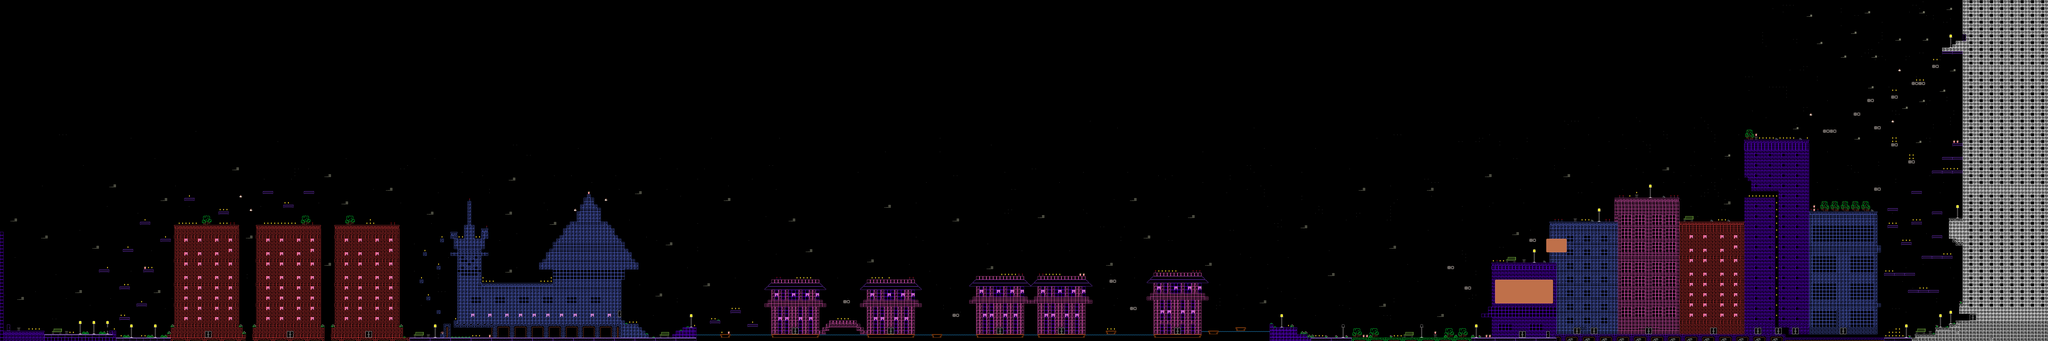

Rendered tile map (Tiled .tmx) drawn with the repository's tilesets; below, a short description and the map source with its tile grids summarised:
An orthogonal 600x100 tile map with 16x16 px tiles, 2 tile layers (Background, Graphics), 2 tilesets and 493 objects.

<map version="1.5" tiledversion="1.7.2" orientation="orthogonal" renderorder="right-down" width="600" height="100" tilewidth="16" tileheight="16" infinite="0" nextlayerid="13" nextobjectid="543">
 <tileset firstgid="1" source="Retro-Lines-Tiles-transparent.tsx" />
 <tileset firstgid="841" source="more_sprites.tsx" />
 <layer id="1" name="Background" width="600" height="100">
  <data>[60000 cells, 60000 non-empty, 2 distinct tile ids]</data>
 </layer>
 <layer id="2" name="Graphics" width="600" height="100">
  <data>[60000 cells, 12945 non-empty, 177 distinct tile ids]</data>
 </layer>
 <objectgroup id="3" name="Ground">
  <object id="1" x="0" y="1088" width="16" height="512" />
  <object id="2" x="16" y="1552" width="192" height="48" />
  <object id="3" x="208" y="1568" width="336" height="32" />
  <object id="4" x="512" y="1552" width="32" height="16" />
  <object id="5" x="544" y="1584" width="256" height="16" />
  <object id="6" x="784" y="1568" width="368" height="32" />
  <object id="7" x="800" y="1536" width="336" height="32" />
  <object id="8" x="816" y="1056" width="304" height="480" />
  <object id="9" x="560" y="1488" width="48" height="16" />
  <object id="10" x="640" y="1424" width="48" height="16" />
  <object id="11" x="560" y="1344" width="48" height="16" />
  <object id="12" x="464" y="1264" width="48" height="16" />
  <object id="14" x="576" y="1168" width="48" height="16" />
  <object id="15" x="672" y="1264" width="48" height="16" />
  <object id="16" x="752" y="1120" width="48" height="16" />
  <object id="17" x="656" y="1040" width="48" height="16" />
  <object id="18" x="864" y="928" width="48" height="16" />
  <object id="19" x="1024" y="992" width="48" height="16" />
  <object id="20" x="1232" y="896" width="48" height="16" />
  <object id="21" x="1328" y="960" width="48" height="16" />
  <object id="22" x="1424" y="896" width="48" height="16" />
  <object id="23" x="1200" y="1056" width="304" height="480" />
  <object id="24" x="1184" y="1536" width="336" height="64" />
  <object id="25" x="1568" y="1056" width="304" height="496" />
  <object id="30" x="1552" y="1536" width="336" height="64" />
  <object id="31" x="2064" y="1120" width="16" height="16" />
  <object id="32" x="1984" y="1184" width="16" height="16" />
  <object id="33" x="2048" y="1248" width="16" height="16" />
  <object id="34" x="1968" y="1312" width="16" height="16" />
  <object id="35" x="2000" y="1392" width="16" height="16" />
  <object id="36" x="2048" y="1456" width="16" height="16" />
  <object id="37" x="2192" y="944" width="16" height="112" />
  <object id="38" x="2176" y="1056" width="48" height="128" />
  <object id="39" x="2112" y="1088" width="32" height="32" />
  <object id="40" x="2128" y="1120" width="48" height="48" />
  <object id="41" x="2224" y="1120" width="48" height="48" />
  <object id="42" x="2256" y="1072" width="32" height="48" />
  <object id="44" x="2144" y="1168" width="32" height="16" />
  <object id="45" x="2224" y="1168" width="32" height="16" />
  <object id="46" x="2112" y="1184" width="176" height="16" />
  <object id="47" x="2144" y="1200" width="112" height="304" />
  <object id="48" x="1888" y="1584" width="1376" height="16" />
  <object id="49" x="2064" y="1568" width="16" height="16" />
  <object id="50" x="2080" y="1520" width="32" height="64" />
  <object id="51" x="2128" y="1504" width="800" height="16" />
  <object id="53" x="2304" y="1520" width="688" height="64" />
  <object id="54" x="2992" y="1536" width="16" height="48" />
  <object id="56" x="3008" y="1552" width="16" height="32" />
  <object id="57" x="3024" y="1568" width="16" height="16" />
  <object id="58" x="2128" y="1520" width="176" height="16" />
  <object id="60" x="2256" y="1328" width="640" height="176" />
  <object id="61" x="2896" y="1488" width="16" height="16" />
  <object id="62" x="2896" y="1312" width="16" height="144" />
  <object id="63" x="2592" y="1312" width="304" height="16" />
  <object id="64" x="2592" y="1264" width="336" height="48" />
  <object id="65" x="2528" y="1232" width="464" height="32" />
  <object id="66" x="2544" y="1216" width="432" height="16" />
  <object id="67" x="2560" y="1184" width="400" height="32" />
  <object id="69" x="2576" y="1168" width="368" height="16" />
  <object id="70" x="2592" y="1136" width="336" height="32" />
  <object id="71" x="2608" y="1120" width="304" height="16" />
  <object id="72" x="2624" y="1104" width="272" height="16" />
  <object id="73" x="2640" y="1072" width="240" height="32" />
  <object id="74" x="2656" y="1056" width="208" height="16" />
  <object id="75" x="2672" y="1040" width="176" height="16" />
  <object id="76" x="2704" y="992" width="112" height="48" />
  <object id="77" x="2720" y="960" width="80" height="16" />
  <object id="78" x="2720" y="976" width="96" height="16" />
  <object id="79" x="2736" y="928" width="48" height="32" />
  <object id="80" x="2752" y="912" width="16" height="16" />
  <object id="81" x="3200" y="1536" width="64" height="48" />
  <object id="82" x="3168" y="1552" width="32" height="32" />
  <object id="83" x="3152" y="1568" width="16" height="16" />
  <object id="84" x="3328" y="1504" width="48" height="16" />
  <object id="85" x="3376" y="1568" width="48" height="16" />
  <object id="86" x="3424" y="1456" width="48" height="16" />
  <object id="87" x="3504" y="1520" width="48" height="16" />
  <object id="88" x="3616" y="1360" width="224" height="208" />
  <object id="89" x="3616" y="1568" width="224" height="16" />
  <object id="90" x="3600" y="1408" width="16" height="32" />
  <object id="91" x="3584" y="1424" width="16" height="16" />
  <object id="92" x="3840" y="1408" width="16" height="32" />
  <object id="93" x="3856" y="1424" width="16" height="16" />
  <object id="94" x="3616" y="1312" width="224" height="48" />
  <object id="95" x="3600" y="1344" width="16" height="16" />
  <object id="96" x="3840" y="1344" width="16" height="16" />
  <object id="97" x="3600" y="1328" width="16" height="16" />
  <object id="100" x="3584" y="1344" width="16" height="16" />
  <object id="101" x="3840" y="1328" width="16" height="16" />
  <object id="102" x="3856" y="1344" width="16" height="16" />
  <object id="103" x="3888" y="1504" width="128" height="32" />
  <object id="104" x="3872" y="1520" width="16" height="32" />
  <object id="105" x="3856" y="1536" width="16" height="32" />
  <object id="106" x="3840" y="1552" width="16" height="16" />
  <object id="107" x="4016" y="1520" width="16" height="16" />
  <object id="108" x="3952" y="1408" width="32" height="16" />
  <object id="109" x="4016" y="1536" width="32" height="16" />
  <object id="110" x="4032" y="1552" width="32" height="16" />
  <object id="111" x="4064" y="1568" width="224" height="16" />
  <object id="112" x="4064" y="1360" width="224" height="208" />
  <object id="113" x="4048" y="1408" width="256" height="16" />
  <object id="114" x="4032" y="1424" width="288" height="16" />
  <object id="115" x="4048" y="1328" width="256" height="16" />
  </objectgroup>
 <objectgroup id="6" name="Brick">
  <!-- 292 objects omitted --></objectgroup>
 <objectgroup id="8" name="Coin">
  <!-- 291 objects omitted --></objectgroup>
 <objectgroup id="7" name="Life">
  <!-- 69 objects omitted --></objectgroup>
 <objectgroup id="5" name="Pollo1">
  <!-- 53 objects omitted --></objectgroup>
 <objectgroup id="4" name="Pollo2">
  <!-- 38 objects omitted --></objectgroup>
 <objectgroup id="10" name="Pollo3">
  <!-- 32 objects omitted --></objectgroup>
 <objectgroup id="9" name="Pollo4">
  <!-- 26 objects omitted --></objectgroup>
 <objectgroup id="11" name="Pollo5">
  <!-- 16 objects omitted --></objectgroup>
 <objectgroup id="12" name="Porta">
  <!-- 1 objects omitted --></objectgroup>
</map>
<!-- 390 of 493 objects omitted -->
